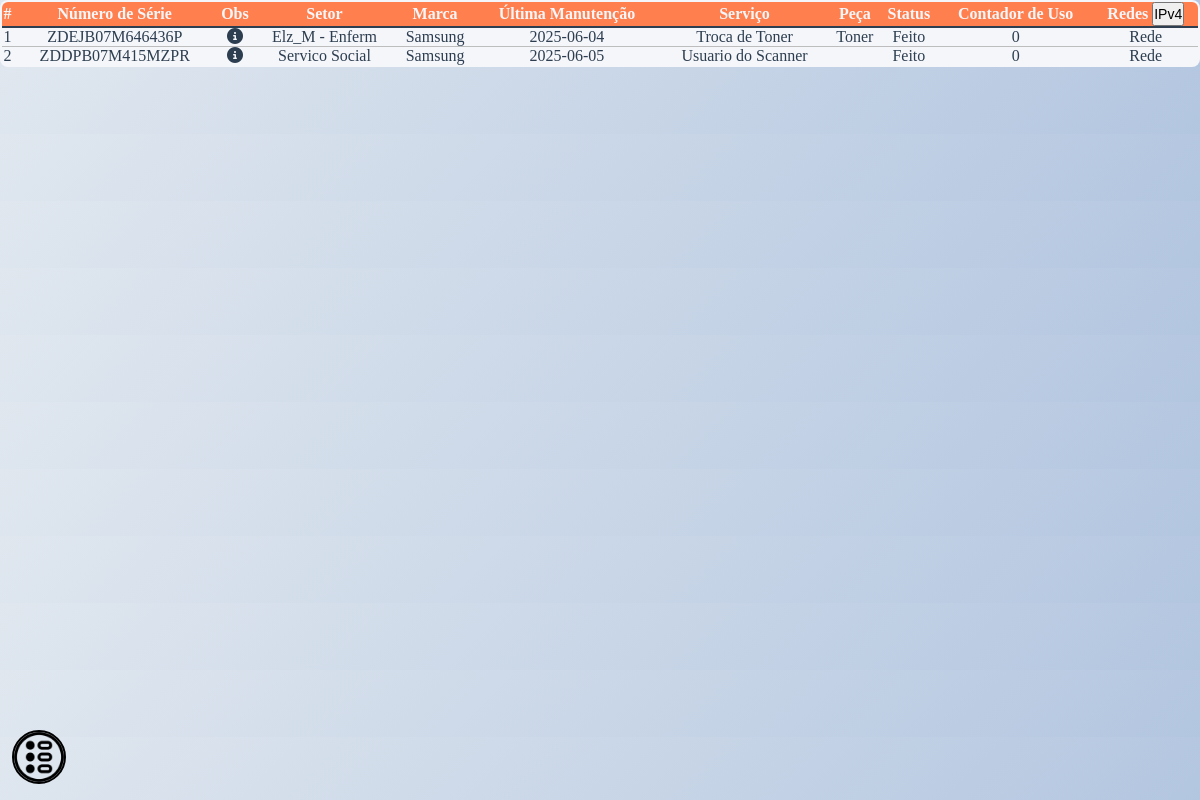
Screenshot of /src/tabs/impressoras.php with the database file from the repository.
### tables this page shows
CREATE TABLE impressoras (
    id_imp INT AUTO_INCREMENT PRIMARY KEY,
    numero_de_serie VARCHAR(50) NOT NULL UNIQUE,
    setor VARCHAR(50) NOT NULL,
    marca ENUM('Samsung', 'HP', 'Epson') NOT NULL,
    ultima_manutencao DATE NOT NULL DEFAULT '2025-06-23',
    problema TEXT NOT NULL DEFAULT 'Nenhum',
    peca_utilizada VARCHAR(50) NOT NULL DEFAULT 'Nenhuma',
    status_de_conclusao ENUM('Pendente', 'Em andamento', 'Feito') NOT NULL DEFAULT 'Pendente',
    rede ENUM('Rede', 'USB') NOT NULL,
    contador_de_uso INT NOT NULL DEFAULT 0,
    ipv4_impressora VARCHAR(15) NOT NULL DEFAULT '0.0.0.0',
    observacao TEXT
);

### src/classeimpressora.php (called while the page is built, shortened)
<?php
class Impressoras
{
    public function listarImpressoras() {
        require("conexaobd.php");
        $comando = "SELECT * FROM impressoras ORDER BY ultima_manutencao;";
        $stmt = $pdo->prepare($comando);
        $stmt->execute();
        return $stmt;
    }
}
?>

### src/tabs/impressoras.php (the view, shortened to what this page needs)
<!DOCTYPE html>
<html lang="pt-br">
<head>
    <link rel="stylesheet" href="../style.css">
    <link rel="stylesheet" href="https://cdnjs.cloudflare.com/ajax/libs/font-awesome/6.6.0/css/all.min.css"
 />
</head>
<body style="display: flex;">
    <div class="menu">
        <div class="menu-img" onclick="toggleTray()"></div>
    </div>
    <div class="content">
        <table>
            <thead>
                <tr>
                    <th>#</th>
                    <th>Número de Série</th>
                    <th>Obs</th>
                    <th>Setor</th>
                    <th>Marca</th>
                    <th>Última Manutenção</th>
                    <th>Serviço</th>
                    <th>Peça</th>
                    <th>Status</th>
                    <th>Contador de Uso</th>
                    <th>Redes <button type="button" class="info-icon" id="btn-info-icon" title="Mostrar IPv4" onclick="toggleRedeIPv4()">IPv4</button></th>
                </tr>
            </thead>
            <tbody>
            <?php
            require("../classeimpressora.php");
            $impressora = new Impressoras();
            $listaDeimpressoras = $impressora->listarImpressoras();
            foreach ($listaDeimpressoras as $registro) {
                $id_imp = $registro['id_imp'];
                $numero_de_serie = $registro['numero_de_serie'];
                $setor = $registro['setor'];
                $marca = $registro['marca'];
                $ultima_manutencao = $registro['ultima_manutencao'];
                $problema = $registro['problema'];
                $peca_utilizada = $registro['peca_utilizada'];
                $status_de_conclusao = $registro['status_de_conclusao'];
                $contador_de_uso = $registro['contador_de_uso'];
                $rede = $registro['rede'];
                $ipv4_impressora = $registro['ipv4_impressora'];
                $observacao = $registro['observacao'];
                echo "<tr>";
                echo "<td>$id_imp</td>";
                echo "<td>$numero_de_serie</td>";
                echo "<td>
                <div class='obs-container'>
                    <i class='fa-solid fa-circle-info' style='cursor:pointer;' onclick=\"showObservacao('".htmlspecialchars($observacao, ENT_QUOTES)."')\"></i>
                </div>
                </td>";
                echo "<td>$setor</td>";
                echo "<td>$marca</td>";
                echo "<td>$ultima_manutencao</td>";
                echo "<td>$problema</td>";
                echo "<td>$peca_utilizada</td>";
                echo "<td>$status_de_conclusao</td>";
                echo "<td>$contador_de_uso</td>";
                echo "<td class='col-rede' data-rede='$rede' data-ipv4='$ipv4_impressora'>$rede</td>";
                echo "</tr>";
            }
            ?>
            </tbody>
        </table>
    </div>
</body>
</html>

### src/style.css (style rules this page uses)
* { margin: 0; padding: 0; }
:root { --primary: #2d3e50; --secondary: #f5f6fa; --accent: #ff804e; --accent-dark: #c93e25; --danger: #5c0b02; --success: #27ae60; --gray: #888; --light-gray: #e0e0e0; --border: #bdbdbd; --background: linear-gradient(135deg, #e0e7ef 0%, #b3c6e0 100%); }
body { background: var(--background) }
.menu { display: flex; flex-direction: column; justify-items: center; align-items: center; gap: 1vh; position: fixed; bottom: 2vh; margin-left: 1vw; }
.menu-img { display: flex; justify-content: center; align-items: center; height: 50px; width: 50px; border: 2px solid black; border-radius: 50%; background-image: url("./imgs/List.png"); background-position: center; background-repeat: no-repeat; background-size: cover; cursor: pointer; }
.content { width: 100%; display: flex; flex-direction: column; align-items: center; justify-content: start; }
.content table { border: 2px solid var(--accent); background-color: var(--secondary); width: 100%; border-radius: 8px; overflow: hidden; border-collapse: collapse; }
.content table th { background: var(--accent); color: var(--secondary); border-bottom: 2.5px solid var(--primary); }
.content table td { border-bottom: 1.5px solid var(--border); text-align: center; color: var(--primary); }
.info-icon { text-align: center; line-height: 20px; font-size: 14px; cursor: pointer; }

### rows the page displays
impressoras: id_imp "1", numero_de_serie "ZDEJB07M646436P", setor "Elz_M - Enferm", marca "Samsung", ultima_manutencao "2025-06-04", problema "Troca de Toner", peca_utilizada "Toner", status_de_conclusao "Feito", contador_de_uso "0", rede "Rede"
impressoras: id_imp "2", numero_de_serie "ZDDPB07M415MZPR", setor "Servico Social", marca "Samsung", ultima_manutencao "2025-06-05", problema "Usuario do Scanner", status_de_conclusao "Feito", contador_de_uso "0", rede "Rede"
